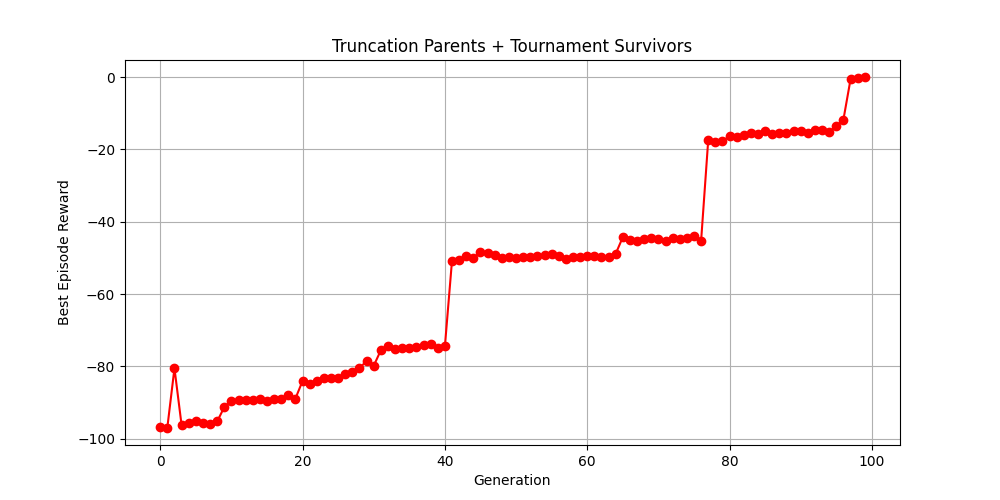

Python code for this plot:
import gymnasium as gym
import numpy as np
import random
import matplotlib.pyplot as plt
import copy

def evalfitness(chromosome, render_mode=None):
    env = gym.make("HalfCheetah-v5", render_mode=render_mode) 
    observation, info = env.reset()
    episode_reward = 0
    terminated = False
    truncated = False
    keyframe_index = 0
    K = len(chromosome) 
    remaining_steps = int(chromosome[keyframe_index][-1])
    while not (terminated or truncated):
        action = chromosome[keyframe_index][:-1]
        observation, reward, terminated, truncated, info = env.step(action)
        episode_reward += reward
        remaining_steps -= 1
        if remaining_steps <= 0:
            keyframe_index = (keyframe_index + 1) % K
            remaining_steps = int(chromosome[keyframe_index][-1])
    env.close()
    return episode_reward

def initPopulation(populationSize, numKeyframes):
    population = []
    for _ in range(populationSize):
        chromosome = []
        for _ in range(numKeyframes):
            torques = np.random.uniform(-1.0, 1.0, 6)
            duration = np.random.randint(5, 51)
            gene = np.append(torques, duration)
            chromosome.append(gene)
        population.append(chromosome)
    return population

def tourneySelection(population, fitnessScores):
    parentA, parentB = random.sample(range(len(population)), 2)
    if fitnessScores[parentA] > fitnessScores[parentB]:
        return population[parentA]
    else:
        return population[parentB]

def truncationSelection(pool, scores, numSelections):
    sortedPool = sorted(zip(pool, scores), key=lambda x: x[1], reverse=True)
    selected = [indiv for indiv, score in sortedPool[:numSelections]]
    selectedScores = [score for indiv, score in sortedPool[:numSelections]]
    return selected, selectedScores

def rouletteSelection(pool, scores, numSelections, replace=False):
    minScore = min(scores)
    shiftedScores = [s - minScore + 1e-6 for s in scores]
    sumScores = sum(shiftedScores)
    probabilities = [s / sumScores for s in shiftedScores]
    selectedIndices = np.random.choice(
        len(pool), 
        size=numSelections, 
        replace=replace, 
        p=probabilities
    )
    selected = [pool[i] for i in selectedIndices]
    selectedScores = [scores[i] for i in selectedIndices]
    return selected, selectedScores

def crossover(parent1, parent2):
    K_len = len(parent1)
    cp = random.randint(1, K_len - 1)
    child = parent1[:cp] + parent2[cp:]
    return child

def mutate(chromosome, mutation_rate=0.1):
    if random.random() < mutation_rate:
        randGene = random.randint(0, len(chromosome) - 1)
        randPara = random.randint(0, 6)
        if randPara < 6:
            chromosome[randGene][randPara] = np.random.uniform(-1.0, 1.0)
        else:
            chromosome[randGene][randPara] = np.random.randint(5, 51)
    return chromosome

def main():
    populationSize = 20
    nkeyframes = 5
    numGenerations = 100
    numOffspring = 10
    
    P1 = initPopulation(populationSize, nkeyframes)
    print("Evaluating initial population (Silent)...")
    fitnessScores = [evalfitness(chrom, render_mode=None) for chrom in P1]
    print(f"Initial Scores: {fitnessScores}")
    rewardsHistory = []

    for gen in range(numGenerations):
        parents, parentScores = truncationSelection(P1, fitnessScores, numOffspring)
        newChildren = []        
        for i in range(numOffspring):
            p1 = parents[i % len(parents)]
            p2 = random.choice(parents) 
            child = mutate(copy.deepcopy(crossover(p1, p2)))
            newChildren.append(child) 
        childScores = [evalfitness(c, render_mode=None) for c in newChildren]
        totalPool = P1 + newChildren
        totalScores = fitnessScores + childScores
        nextGenP1 = []
        while len(nextGenP1) < populationSize:
            survivor = tourneySelection(totalPool, totalScores)
            nextGenP1.append(copy.deepcopy(survivor))
        P1 = nextGenP1
        fitnessScores = [evalfitness(chrom, render_mode=None) for chrom in P1]
        bestReward = max(totalScores)
        rewardsHistory.append(bestReward)
        print(f"Generation {gen}: Best Reward = {bestReward}")
    print("Optimization Complete.")
    
    best_idx = np.argmax(fitnessScores)
    evalfitness(P1[best_idx], render_mode="human")
    bestCheetah = P1[best_idx]
    numK = len(bestCheetah)

    with open("best_keyframes_truncation+tournament.txt", "w") as f:
        f.write(f"{numK}\n")
        for keyframe in bestCheetah:
            line = ", ".join([f"{val:.2f}" if i < 6 else f"{int(val)}" 
                             for i, val in enumerate(keyframe)])
            f.write(line + "\n")
    print("Best keyframes saved to 'best_keyframes_truncation+tournament.txt'!")

    plt.figure(figsize=(10, 5))
    plt.plot(range(numGenerations), rewardsHistory, marker='o', color='r', linestyle='-')
    plt.title("Truncation Parents + Tournament Survivors")
    plt.xlabel("Generation")
    plt.ylabel("Best Episode Reward")
    plt.grid(True)
    plt.savefig("truncation+tournament.png")
    plt.show()
    print("Deliverable 4: Convergence plot has been generated and saved.")

if __name__ == "__main__":
    main()
